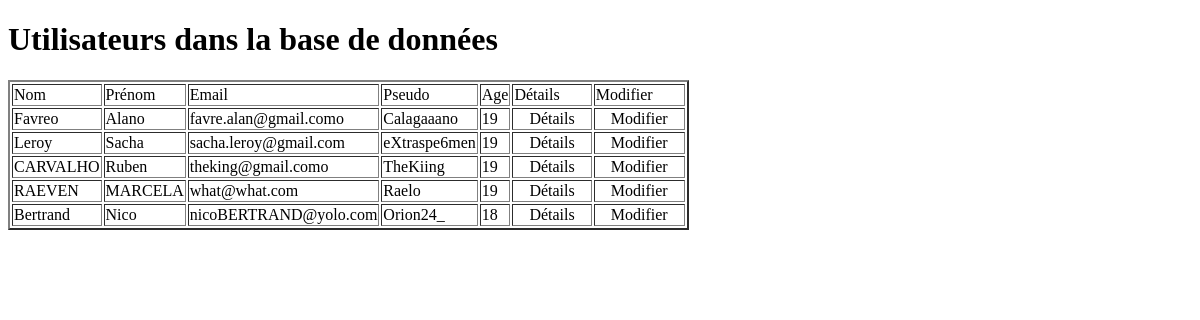
Page /utilisateurs.php on the committed database.
### tables this page shows
CREATE TABLE IF NOT EXISTS `user` (
  `idUser` int(11) NOT NULL AUTO_INCREMENT,
  `nom` varchar(50) NOT NULL,
  `prenom` varchar(50) NOT NULL,
  `email` varchar(50) NOT NULL,
  `dateNaissance` date NOT NULL,
  `pseudo` varchar(50) NOT NULL,
  `password` varchar(255) NOT NULL,
  `description` text,
  PRIMARY KEY (`idUser`),
  UNIQUE KEY `pseudo` (`pseudo`)
);

### dbfunction.php (called while the page is built, shortened)
<?php
function getConnexion()
{
    static $bdd = null;
    if($bdd == null)
    {
        try
        {
            $bdd = new PDO('mysql:host='.HOST.';dbname='.DBNAME, USER, PASS);
            $bdd->setAttribute(PDO::ATTR_ERRMODE, PDO::ERRMODE_EXCEPTION);
        }
        catch (PDOException $e)
        {
            print "Erreur : " . $e->getMessage() . "<br/>";
            die();
        }
    }
    return $bdd;
}
function selectAllUsers()
{
    $RequeteSql =  'SELECT * FROM user';
    $RequeteData = getConnexion()->query($RequeteSql);
    return $RequeteData;
}

### phpToHtml.php (the view, shortened to what this page needs)
<?php
function buildTable($tableau)
{
    echo '<table border="2"><tr><td>Nom</td><td>Prénom</td><td>Email</td><td>Pseudo</td><td>Age</td><td>Détails</td><td>Modifier</td></tr>';
    foreach ($tableau as $data)
    {
        $from = new DateTime($data['dateNaissance']);
        $to   = new DateTime('today');
        echo '<tr><td>'.$data['nom'].'</td><td>'.$data['prenom'].'</td><td>'.$data['email'].'</td><td>'.$data['pseudo'].'</td><td>'.$from->diff($to)->y.'</td><td><a href="utilisateurs.php?id='.$data['idUser'].'">Détails</a></td><td><a href="index.php?id='.$data['idUser'].'">Modifier</a></td></tr>';
    }
    echo '</table>';
}
?>

### style.css (style rules this page uses)
a { padding-left: 15px; padding-right: 15px; text-decoration: none; color: black; }

### rows in the picture
user: nom "Favreo", prenom "Alano", email "favre.alan@gmail.como", pseudo "Calagaaano", dateNaissance "19"
user: nom "Leroy", prenom "Sacha", email "sacha.leroy@gmail.com", pseudo "eXtraspe6men", dateNaissance "19"
user: nom "CARVALHO", prenom "Ruben", email "theking@gmail.como", pseudo "TheKiing", dateNaissance "19"
user: nom "RAEVEN", prenom "MARCELA", email "what@what.com", pseudo "Raelo", dateNaissance "19"
user: nom "Bertrand", prenom "Nico", email "nicoBERTRAND@yolo.com", pseudo "Orion24_", dateNaissance "18"
